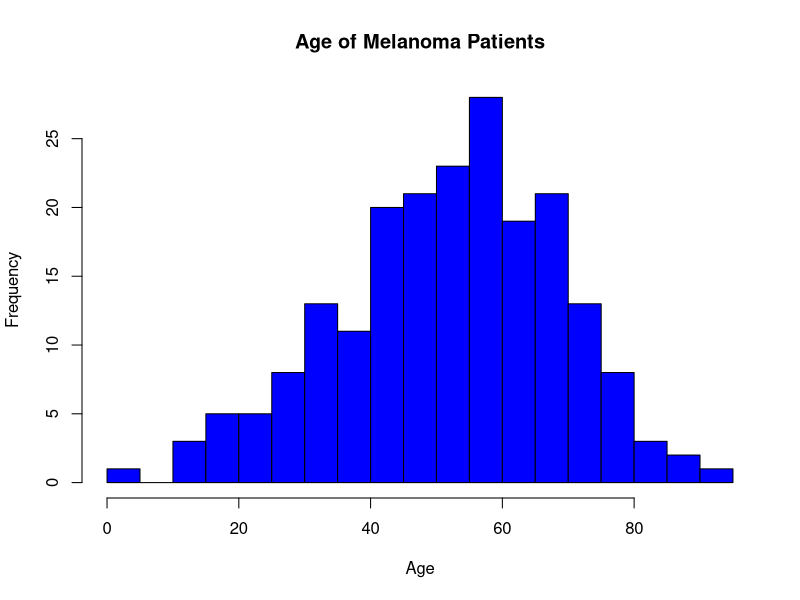
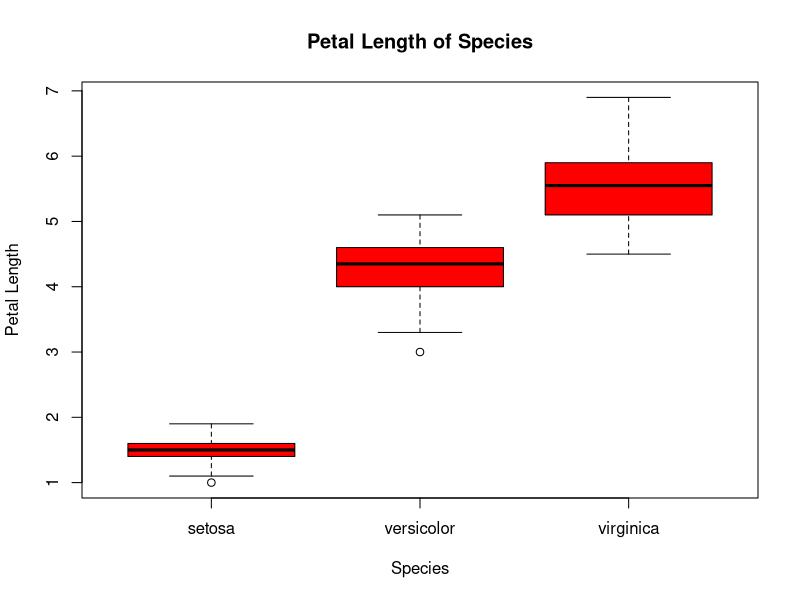
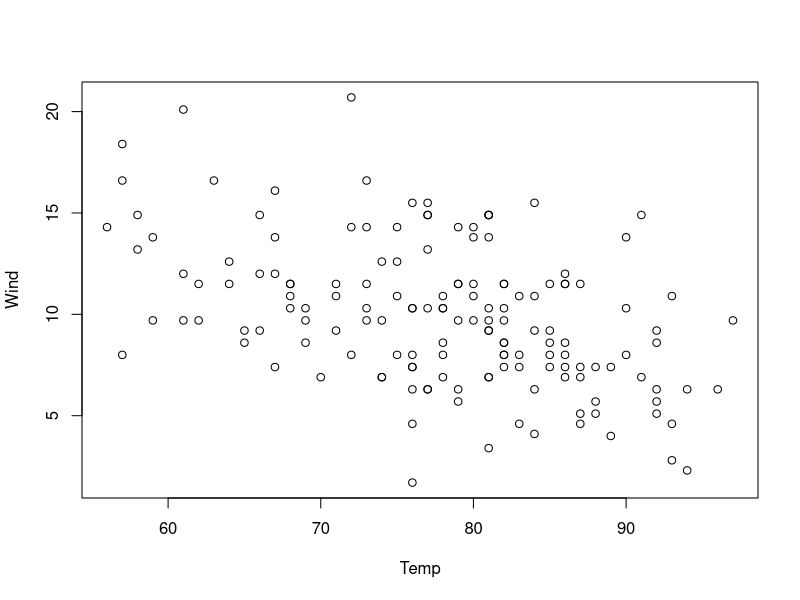

These charts were generated, in order, by the following R code:
## ---- chunk 1
# starter
library(MASS)
?Melanoma
#View(Melanoma)
## ---- chunk 2
hist(Melanoma$age,xlab="Age",breaks=20,main="Age of Melanoma Patients",col="blue")
## ---- chunk 3
result=table(Melanoma$status)
prop.table(result)
## ---- chunk 4
answer=result/205
answer
## ---- chunk 5
mean(Melanoma$age[Melanoma$status=='2'])
## ---- chunk 6
#starter
library(MASS)
?mammals
## ---- chunk 7
a = mammals$brain/(mammals$body*1000)
b = max(a)
z = a == b
rownames(mammals)[z]
#View(mammals)
## ---- chunk 8
#starter
?iris
## ---- chunk 9
boxplot(Petal.Length ~ Species, data = iris, ylab = "Petal Length", main = 'Petal Length of Species',col = "red" )
## ---- chunk 10
#starter
?airquality
#View(airquality)
## ---- chunk 11
mean(airquality$Wind[airquality$Month=='5'])
## ---- chunk 12
mean(as.numeric(airquality$Ozone),na.rm=TRUE)
## ---- chunk 13
plot(Wind ~ Temp, data=airquality)
## ---- chunk 14
val=pnorm(4,5,3,lower.tail = FALSE)
val
## ---- chunk 15
#starter
set.seed(42)
## ---- chunk 16
n=500
lambda = 6
x = rpois(n, lambda)
## ---- chunk 17
percent=sum(x<=2)/length(x)
percent*100
## ---- chunk 18
ppois(2,lambda)*100
## ---- chunk 19
#starter
?airquality
## ---- chunk 20
may_as = airquality[airquality$Month == 5, ]
sept_as = airquality[airquality$Month == 9, ]
Air_Comparison = rbind(may_as, sept_as)
head(Air_Comparison)
## ---- chunk 21
t.test(Air_Comparison[Air_Comparison$Month == 5,]$Wind, Air_Comparison[Air_Comparison$Month == 9,]$Wind, alternative = "two.sided", var.equal =FALSE)
